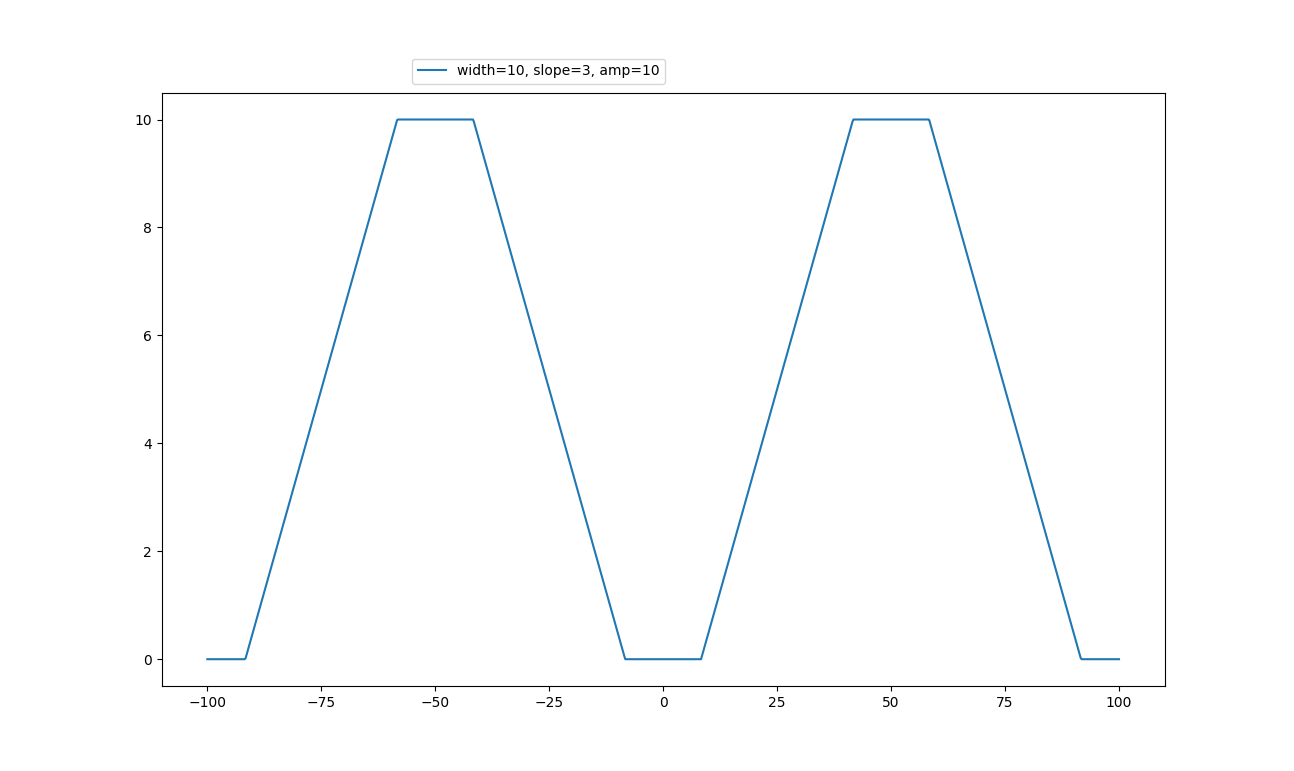

Reproduce this figure in Python.
from scipy import signal
import matplotlib.pyplot as plt
import numpy as np


#def trapzoid_signal(x, width=2., slope=1., amp=1., offs=0):
def trapzoid_signal(x, width=2., slope=1., amp=10., offs=0):
    #a = 10 * slope*width*signal.sawtooth(2 * np.pi * 1/10* x/width, width=0.5)/4.
    a = slope * width * signal.sawtooth(2 * np.pi * 1/10 * x/width, width=0.5)/4.
    a[a>amp/2.] = amp/2.
    a[a<-amp/2.] = -amp/2.
    return a + amp/2. + offs

x = np.linspace(100, -100, 1000)
#plt.plot(t,trapzoid_signal(x, width=2, slope=2, amp=1.), label="width=2, slope=2, amp=1")
#plt.plot(x,trapzoid_signal(x, width=4, slope=1, amp=0.6), label="width=4, slope=1, amp=0.6")
plt.plot(x,trapzoid_signal(x, width=10, slope=3, amp=10), label="width=10, slope=3, amp=10")

plt.legend( loc=(0.25,1.015))
plt.show()
